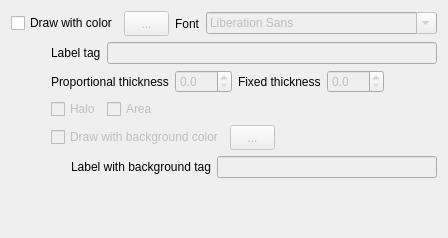
         <widget class="QWidget" name="pgLabel" >
          <property name="geometry" >
           <rect>
            <x>0</x>
            <y>0</y>
            <width>400</width>
            <height>238</height>
           </rect>
          </property>
          <attribute name="label" >
           <string>Label</string>
          </attribute>
          <layout class="QVBoxLayout" name="verticalLayout_3" >
           <item>
            <layout class="QHBoxLayout" name="_5" >
             <property name="spacing" >
              <number>6</number>
             </property>
             <property name="margin" >
              <number>0</number>
             </property>
             <item>
              <widget class="QCheckBox" name="DrawLabel" >
               <property name="text" >
                <string>Draw with color</string>
               </property>
              </widget>
             </item>
             <item>
              <widget class="QToolButton" name="LabelColor" >
               <property name="enabled" >
                <bool>false</bool>
               </property>
               <property name="minimumSize" >
                <size>
                 <width>45</width>
                 <height>25</height>
                </size>
               </property>
               <property name="text" >
                <string>...</string>
               </property>
              </widget>
             </item>
             <item>
              <widget class="QLabel" name="label_2" >
               <property name="text" >
                <string>Font</string>
               </property>
              </widget>
             </item>
             <item>
              <widget class="QFontComboBox" name="LabelFont" >
               <property name="enabled" >
                <bool>false</bool>
               </property>
              </widget>
             </item>
             <item>
              <spacer>
               <property name="orientation" >
                <enum>Qt::Horizontal</enum>
               </property>
               <property name="sizeHint" stdset="0" >
                <size>
                 <width>40</width>
                 <height>20</height>
                </size>
               </property>
              </spacer>
             </item>
            </layout>
           </item>
           <item>
            <layout class="QHBoxLayout" name="horizontalLayout_3" >
             <item>
              <spacer name="horizontalSpacer_2" >
               <property name="orientation" >
                <enum>Qt::Horizontal</enum>
               </property>
               <property name="sizeType" >
                <enum>QSizePolicy::Minimum</enum>
               </property>
               <property name="sizeHint" stdset="0" >
                <size>
                 <width>40</width>
                 <height>20</height>
                </size>
               </property>
              </spacer>
             </item>
             <item>
              <widget class="QLabel" name="label_3" >
               <property name="text" >
                <string>Label tag</string>
               </property>
              </widget>
             </item>
             <item>
              <widget class="QLineEdit" name="LabelTag" >
               <property name="enabled" >
                <bool>false</bool>
               </property>
              </widget>
             </item>
            </layout>
           </item>
           <item>
            <layout class="QHBoxLayout" name="horizontallayout_3" >
             <property name="spacing" >
              <number>6</number>
             </property>
             <property name="margin" >
              <number>0</number>
             </property>
             <item>
              <spacer>
               <property name="orientation" >
                <enum>Qt::Horizontal</enum>
               </property>
               <property name="sizeType" >
                <enum>QSizePolicy::Minimum</enum>
               </property>
               <property name="sizeHint" stdset="0" >
                <size>
                 <width>40</width>
                 <height>20</height>
                </size>
               </property>
              </spacer>
             </item>
             <item>
              <widget class="QLabel" name="label_16" >
               <property name="text" >
                <string>Proportional thickness</string>
               </property>
              </widget>
             </item>
             <item>
              <widget class="QDoubleSpinBox" name="ProportionalLabel" >
               <property name="enabled" >
                <bool>false</bool>
               </property>
               <property name="decimals" >
                <number>1</number>
               </property>
               <property name="singleStep" >
                <double>0.500000000000000</double>
               </property>
              </widget>
             </item>
             <item>
              <widget class="QLabel" name="label_17" >
               <property name="text" >
                <string>Fixed thickness</string>
               </property>
              </widget>
             </item>
             <item>
              <widget class="QDoubleSpinBox" name="FixedLabel" >
               <property name="enabled" >
                <bool>false</bool>
               </property>
               <property name="decimals" >
                <number>1</number>
               </property>
               <property name="singleStep" >
                <double>0.500000000000000</double>
               </property>
              </widget>
             </item>
             <item>
              <spacer>
               <property name="orientation" >
                <enum>Qt::Horizontal</enum>
               </property>
               <property name="sizeHint" stdset="0" >
                <size>
                 <width>40</width>
                 <height>20</height>
                </size>
               </property>
              </spacer>
             </item>
            </layout>
           </item>
           <item>
            <layout class="QHBoxLayout" name="horizontalLayout_5" >
             <item>
              <spacer name="horizontalSpacer_4" >
               <property name="orientation" >
                <enum>Qt::Horizontal</enum>
               </property>
               <property name="sizeType" >
                <enum>QSizePolicy::Minimum</enum>
               </property>
               <property name="sizeHint" stdset="0" >
                <size>
                 <width>40</width>
                 <height>20</height>
                </size>
               </property>
              </spacer>
             </item>
             <item>
              <widget class="QCheckBox" name="LabelHalo" >
               <property name="enabled" >
                <bool>false</bool>
               </property>
               <property name="text" >
                <string>Halo</string>
               </property>
              </widget>
             </item>
             <item>
              <widget class="QCheckBox" name="LabelArea" >
               <property name="enabled" >
                <bool>false</bool>
               </property>
               <property name="text" >
                <string>Area</string>
               </property>
              </widget>
             </item>
             <item>
              <spacer name="horizontalSpacer_5" >
               <property name="orientation" >
                <enum>Qt::Horizontal</enum>
               </property>
               <property name="sizeHint" stdset="0" >
                <size>
                 <width>40</width>
                 <height>20</height>
                </size>
               </property>
              </spacer>
             </item>
            </layout>
           </item>
           <item>
            <layout class="QHBoxLayout" name="_4" >
             <property name="spacing" >
              <number>6</number>
             </property>
             <property name="margin" >
              <number>0</number>
             </property>
             <item>
              <spacer name="horizontalSpacer" >
               <property name="orientation" >
                <enum>Qt::Horizontal</enum>
               </property>
               <property name="sizeType" >
                <enum>QSizePolicy::Minimum</enum>
               </property>
               <property name="sizeHint" stdset="0" >
                <size>
                 <width>40</width>
                 <height>20</height>
                </size>
               </property>
              </spacer>
             </item>
             <item>
              <widget class="QCheckBox" name="DrawLabelBackground" >
               <property name="enabled" >
                <bool>false</bool>
               </property>
               <property name="text" >
                <string>Draw with background color</string>
               </property>
              </widget>
             </item>
             <item>
              <widget class="QToolButton" name="LabelBackgroundlColor" >
               <property name="enabled" >
                <bool>false</bool>
               </property>
               <property name="minimumSize" >
                <size>
                 <width>45</width>
                 <height>25</height>
                </size>
               </property>
               <property name="text" >
                <string>...</string>
               </property>
              </widget>
             </item>
             <item>
              <spacer>
               <property name="orientation" >
                <enum>Qt::Horizontal</enum>
               </property>
               <property name="sizeHint" stdset="0" >
                <size>
                 <width>40</width>
                 <height>20</height>
                </size>
               </property>
              </spacer>
             </item>
            </layout>
           </item>
           <item>
            <layout class="QHBoxLayout" name="horizontalLayout_4" >
             <item>
              <spacer name="horizontalSpacer_3" >
               <property name="orientation" >
                <enum>Qt::Horizontal</enum>
               </property>
               <property name="sizeType" >
                <enum>QSizePolicy::Minimum</enum>
               </property>
               <property name="sizeHint" stdset="0" >
                <size>
                 <width>60</width>
                 <height>20</height>
                </size>
               </property>
              </spacer>
             </item>
             <item>
              <widget class="QLabel" name="label_18" >
               <property name="text" >
                <string>Label with background tag</string>
               </property>
              </widget>
             </item>
             <item>
              <widget class="QLineEdit" name="LabelBackgroundTag" >
               <property name="enabled" >
                <bool>false</bool>
               </property>
              </widget>
             </item>
            </layout>
           </item>
           <item>
            <spacer name="verticalSpacer_5" >
             <property name="orientation" >
              <enum>Qt::Vertical</enum>
             </property>
             <property name="sizeHint" stdset="0" >
              <size>
               <width>20</width>
               <height>40</height>
              </size>
             </property>
            </spacer>
           </item>
          </layout>
         </widget>
